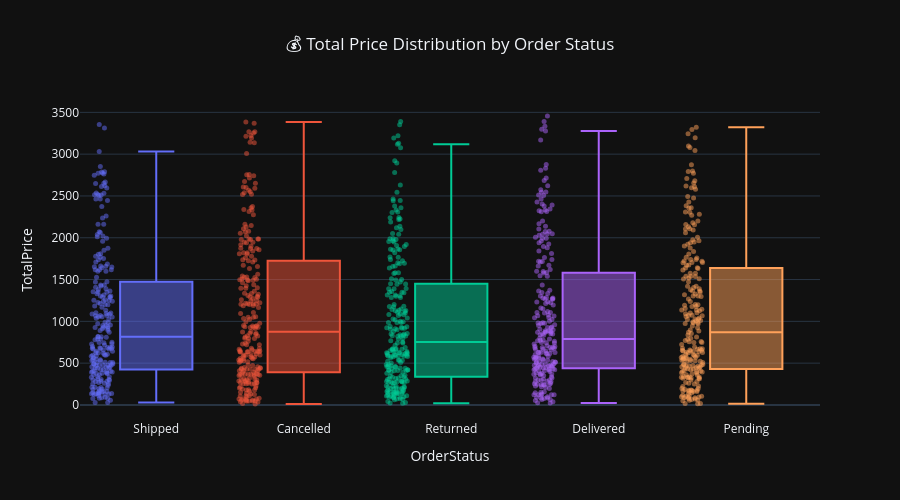

This figure's notebook cell:
### Markdown cell above
# Bivariate Analysis

### Code cell
import plotly.express as px

fig = px.box(
    df,
    x="OrderStatus",
    y="TotalPrice",
    color="OrderStatus",   # different colors
    points="all",          # show all data points 🔥
    title="💰 Total Price Distribution by Order Status"
)

fig.update_layout(
    template="plotly_dark",   # dark premium look
    title_x=0.5,
    height=500,
    width=900,
    showlegend=False
)

fig.update_traces(
    marker=dict(size=5, opacity=0.5),
    line=dict(width=2)
)

fig.show()

### Figure 1 — Plotly figure (JSON) as saved in the notebook; plotly's stock layout.template omitted (floating-point values rounded to 4 significant figures; data arrays with more than 128 entries replaced by an {"elided": "..."} marker saying what was removed)
{"data": [{"alignmentgroup": "True", "boxpoints": "all", "hovertemplate": "OrderStatus=%{x}<br>TotalPrice=%{y}<extra></extra>", "legendgroup": "Shipped", "line": {"width": 2}, "marker": {"color": "#636efa", "opacity": 0.5, "size": 5}, "name": "Shipped", "notched": false, "offsetgroup": "Shipped", "orientation": "v", "showlegend": true, "type": "box", "x": {"elided": "235 str values"}, "x0": " ", "xaxis": "x", "y": {"elided": "235 float values"}, "y0": " ", "yaxis": "y"}, {"alignmentgroup": "True", "boxpoints": "all", "hovertemplate": "OrderStatus=%{x}<br>TotalPrice=%{y}<extra></extra>", "legendgroup": "Cancelled", "line": {"width": 2}, "marker": {"color": "#EF553B", "opacity": 0.5, "size": 5}, "name": "Cancelled", "notched": false, "offsetgroup": "Cancelled", "orientation": "v", "showlegend": true, "type": "box", "x": {"elided": "250 str values"}, "x0": " ", "xaxis": "x", "y": {"elided": "250 float values"}, "y0": " ", "yaxis": "y"}, {"alignmentgroup": "True", "boxpoints": "all", "hovertemplate": "OrderStatus=%{x}<br>TotalPrice=%{y}<extra></extra>", "legendgroup": "Returned", "line": {"width": 2}, "marker": {"color": "#00cc96", "opacity": 0.5, "size": 5}, "name": "Returned", "notched": false, "offsetgroup": "Returned", "orientation": "v", "showlegend": true, "type": "box", "x": {"elided": "247 str values"}, "x0": " ", "xaxis": "x", "y": {"elided": "247 float values"}, "y0": " ", "yaxis": "y"}, {"alignmentgroup": "True", "boxpoints": "all", "hovertemplate": "OrderStatus=%{x}<br>TotalPrice=%{y}<extra></extra>", "legendgroup": "Delivered", "line": {"width": 2}, "marker": {"color": "#ab63fa", "opacity": 0.5, "size": 5}, "name": "Delivered", "notched": false, "offsetgroup": "Delivered", "orientation": "v", "showlegend": true, "type": "box", "x": {"elided": "231 str values"}, "x0": " ", "xaxis": "x", "y": {"elided": "231 float values"}, "y0": " ", "yaxis": "y"}, {"alignmentgroup": "True", "boxpoints": "all", "hovertemplate": "OrderStatus=%{x}<br>TotalPrice=%{y}<extra></extra>", "legendgroup": "Pending", "line": {"width": 2}, "marker": {"color": "#FFA15A", "opacity": 0.5, "size": 5}, "name": "Pending", "notched": false, "offsetgroup": "Pending", "orientation": "v", "showlegend": true, "type": "box", "x": {"elided": "237 str values"}, "x0": " ", "xaxis": "x", "y": {"elided": "237 float values"}, "y0": " ", "yaxis": "y"}], "layout": {"boxmode": "overlay", "height": 500, "legend": {"title": {"text": "OrderStatus"}, "tracegroupgap": 0}, "showlegend": false, "title": {"text": "💰 Total Price Distribution by Order Status", "x": 0.5}, "width": 900, "xaxis": {"anchor": "y", "categoryarray": ["Shipped", "Cancelled", "Returned", "Delivered", "Pending"], "categoryorder": "array", "domain": [0, 1], "title": {"text": "OrderStatus"}}, "yaxis": {"anchor": "x", "domain": [0, 1], "title": {"text": "TotalPrice"}}}}
